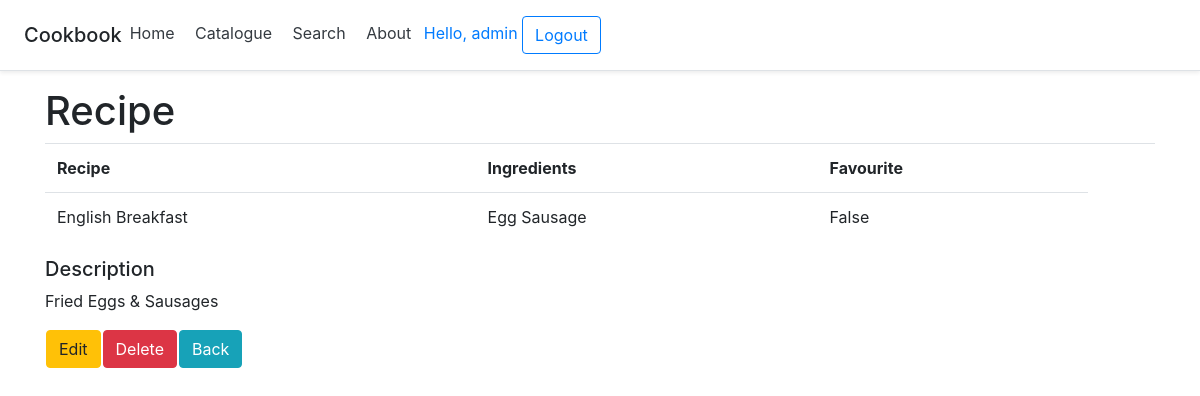
The app's page /recipes/recipe/1/ (signed in) with its own data.
### recipes/models.py (models this page shows, shortened)
class Recipe(models.Model):
    name = models.CharField(max_length=50, null=True)
    description = models.TextField(null=True, blank=True)
    favourite = models.BooleanField(default=False)
    ingredients = models.ManyToManyField(Ingredient)

class Ingredient(models.Model):
    name = name = models.CharField(max_length=50, null=True)

### recipes/views.py (the view)
# urls.py: path('recipe/<int:pk>/', views.recipe, name='recipe'),
def recipe(request, pk):
    recipe = Recipe.objects.get(id=pk)
    ingredients = recipe.ingredients.all()
    context = {'recipe': recipe, 'ingredients': ingredients}
    return render(request, 'recipes/recipe.html', context)

### recipes/templates/recipes/recipe.html (shortened to what this page needs)
{% extends 'recipes/base.html' %}
{% block content %}
    {% include 'navbar.html' %}
    <div class="container">
        <h1>Recipe</h1>
        <table class="table">
            <tr>
                <th>Recipe</th>
                <th>Ingredients</th>
                <th>Favourite</th>
                <th></th>
            </tr>
            <tr>
                <td>{{ recipe.name }}</td>
                <td>
                    {% for ingredient in ingredients %}
                        {{ ingredient.name }}
                    {% endfor %}
                </td>
                <td>{{ recipe.favourite }}</td>
            </tr>
        </table>
        <h5>Description</h5>
        <p>{{ recipe.description }}</p>
        <table>
            <tr>
                {% if request.user.is_authenticated %}
                    <th><a class="btn btn-warning" href="{% url 'recipes:update' recipe.pk %}">Edit</a></th>
                {% endif %}
                {% if request.user.is_staff %}
                    <th><a class="btn btn-danger" href="{% url 'recipes:delete' recipe.pk %}">Delete</a></th>
                {% endif %}
                <th><a class="btn btn-info" href="{% url 'main:home' %}">Back</a></th>
            </tr>
        </table>
    </div>
{% endblock %}

### templates/navbar.html (shortened to what this page needs)
<header class="d-flex flex-column flex-md-row align-items-center p-3 px-md-4 mb-3 bg-body border-bottom shadow-sm">
  <p class="h5 my-0 me-md-auto fw-normal">Cookbook</p>
  <nav class="my-2 my-md-0 me-md-3">
    <a class="p-2 text-dark" href="{% url 'main:home' %}">Home</a>
    <a class="p-2 text-dark" href="{% url 'catalogues:catalogue' %}">Catalogue</a>
    <a class="p-2 text-dark" href="{% url 'catalogues:search' %}">Search</a>
    <a class="p-2 text-dark" href="{% url 'main:about' %}">About</a>
      {% if request.user.is_authenticated %}
        <a href="{% url 'accounts:profile' user.pk %}">Hello, {{ request.user }}</a>
        <a class="btn btn-outline-primary" href="{% url 'accounts:logout' %}">Logout</a>
      {% endif %}
  </nav>
</header>

### records on screen
Recipe: name "English Breakfast", favourite "False", description "Fried Eggs & Sausages"
Ingredient: name "Egg"
Ingredient: name "Sausage"

### other values on screen
{{ request.user }} "admin"
